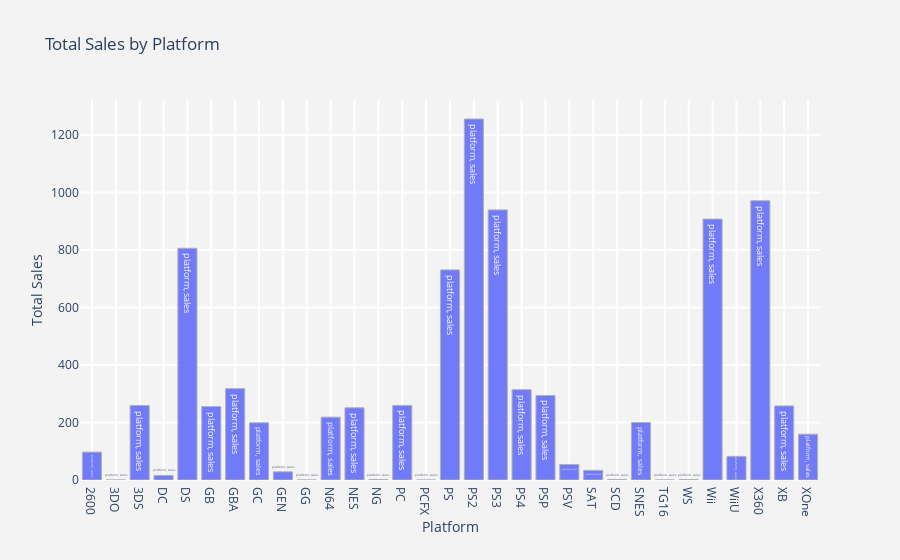

The notebook cell saved with this chart:
### Markdown cell above
<div style="border:solid green 4px; padding: 20px">You didn't forget to check the variances equality, very good!</div>

### Code cell
# Look at how sales varied from platform to platform. Then Choose the platforms with the greatest total sales 

# function for data
def single_groupby_bar(df, column, target):
    grouped = df.groupby(column)[target].sum().reset_index()
    tracer = go.Bar(x = grouped[column],
                    y = grouped[target],
                    name = target, marker = dict(line = dict(width = 1,
                                                             color = "#A9A9A9")),
                    text = column+', sales',
                    opacity = .9
                   )
    return tracer

# function for layout
def layout_plot(title, xaxis_lab, yaxis_lab) :
    layout = go.Layout(dict(title = title,
                            plot_bgcolor  = "rgb(243,243,243)",
                            paper_bgcolor = "rgb(243,243,243)",
                            xaxis = dict(gridcolor = 'rgb(255,255,255)',title = xaxis_lab,
                                         zerolinewidth=1,ticklen=5,gridwidth=2),
                            yaxis = dict(gridcolor = 'rgb(255,255,255)',title = yaxis_lab,
                                         zerolinewidth=1,ticklen=5,gridwidth=2),
                           )
                      )
    return layout

trace  = single_groupby_bar(game, 'platform', 'total_sales')
layout = layout_plot("Total Sales by Platform", "Platform", "Total Sales")
fig    = go.Figure(data=trace, layout=layout)
py.iplot(fig)

### Figure 1 — Plotly figure (JSON) as saved in the notebook; plotly's stock layout.template omitted (floating-point values rounded to 4 significant figures)
{"data": [{"marker": {"line": {"color": "#A9A9A9", "width": 1}}, "name": "total_sales", "opacity": 0.9, "text": "platform, sales", "type": "bar", "x": ["2600", "3DO", "3DS", "DC", "DS", "GB", "GBA", "GC", "GEN", "GG", "N64", "NES", "NG", "PC", "PCFX", "PS", "PS2", "PS3", "PS4", "PSP", "PSV", "SAT", "SCD", "SNES", "TG16", "WS", "Wii", "WiiU", "X360", "XB", "XOne"], "y": [96.98, 0.1, 259.0, 15.95, 806.1, 255.5, 317.8, 198.9, 28.35, 0.04, 218.7, 251.0, 1.44, 259.5, 0.03, 730.9, 1256.0, 939.6, 314.1, 294.0, 54.07, 33.59, 1.86, 200.0, 0.16, 1.42, 907.5, 82.19, 971.4, 257.7, 159.3]}], "layout": {"paper_bgcolor": "rgb(243,243,243)", "plot_bgcolor": "rgb(243,243,243)", "title": {"text": "Total Sales by Platform"}, "xaxis": {"gridcolor": "rgb(255,255,255)", "gridwidth": 2, "ticklen": 5, "title": {"text": "Platform"}, "zerolinewidth": 1}, "yaxis": {"gridcolor": "rgb(255,255,255)", "gridwidth": 2, "ticklen": 5, "title": {"text": "Total Sales"}, "zerolinewidth": 1}}}
